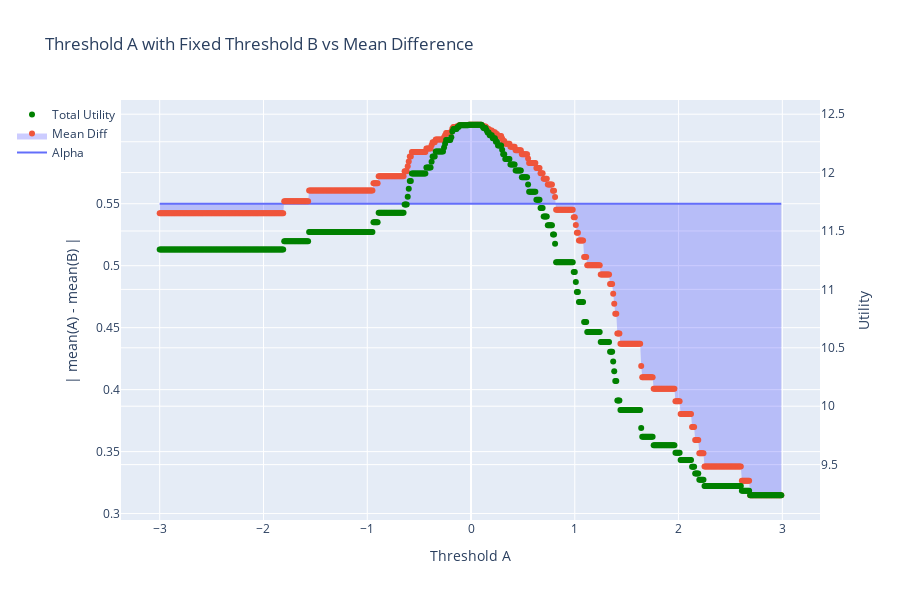

This figure's notebook cell:
### Code cell
#Experiment #2 - Looking at utility as a function of threshold as opposed to as a function of alpha
from experiment_2 import experiment_2
e2_alpha = 0.55
e2_thresholds = np.arange(-3, 3, 0.01)
experiment_2(a, b, u_plus, u_minus, c_plus, c_minus, e2_alpha, w_a, w_b, thresh_B, e2_thresholds)

### Figure 1 — Plotly figure (JSON) as saved in the notebook; plotly's stock layout.template omitted (floating-point values rounded to 4 significant figures; data arrays with more than 128 entries replaced by an {"elided": "..."} marker saying what was removed)
{"data": [{"mode": "lines", "name": "Alpha", "type": "scatter", "x": {"elided": "600 float values"}, "y": {"elided": "600 float values"}}, {"fill": "tonexty", "fillcolor": "rgba(0,0,255,0.2)", "mode": "markers", "name": "Mean Diff", "type": "scatter", "x": {"elided": "600 float values"}, "y": {"elided": "600 float values"}}, {"marker": {"color": "green"}, "mode": "markers", "name": "Total Utility", "type": "scatter", "x": {"elided": "600 float values"}, "y": {"elided": "600 float values"}, "yaxis": "y2"}], "layout": {"height": 600, "legend": {"x": 0, "xanchor": "right", "yanchor": "top"}, "showlegend": true, "title": {"text": "Threshold A with Fixed Threshold B vs Mean Difference"}, "xaxis": {"title": {"text": "Threshold A"}}, "yaxis": {"title": {"text": "| mean(A) - mean(B) |"}}, "yaxis2": {"overlaying": "y", "side": "right", "title": {"text": "Utility"}}}}
